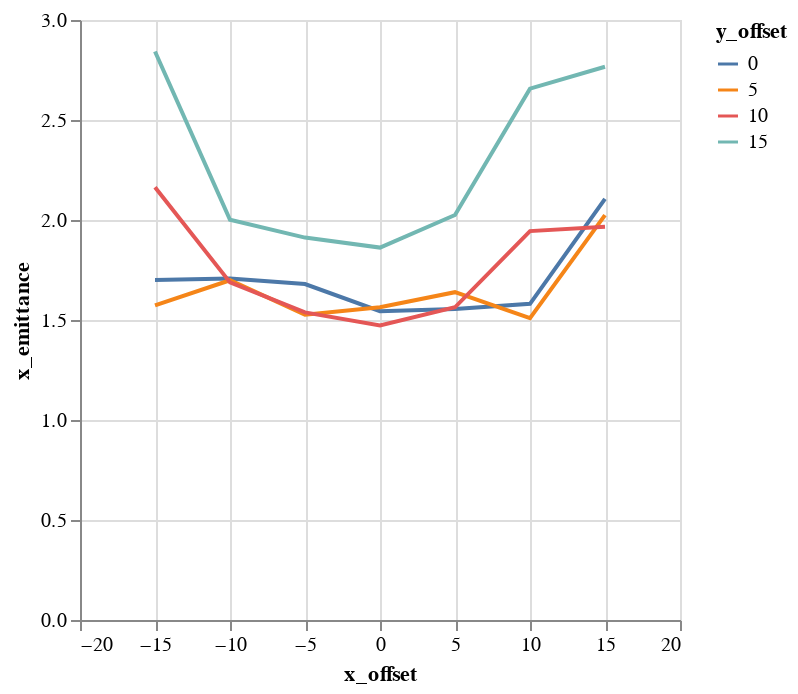

This figure's notebook cell:
### Markdown cell above
## Plots

### Code cell
alt.Chart(emit_df).mark_line().encode(
    color='y_offset:N',
    x='x_offset',
    y='x_emittance',
)

### Figure 1 — Vega-Lite specification as saved in the notebook (floating-point values rounded to 4 significant figures)
{"$schema": "https://vega.github.io/schema/vega-lite/v1.2.1.json", "data": {"values": [{"losses": 163, "relbeta": 0.002308, "sourceID": 16777222, "sourceName": "x_-15_y_0", "x_emittance": 1.701, "x_emittance_rel": 1.049, "x_norm_emittance": 0.003926, "x_offset": -15, "y_emittance": 1.558, "y_emittance_rel": 0.9911, "y_norm_emittance": 0.003597, "y_offset": 0}, {"losses": 156, "relbeta": 0.002308, "sourceID": 16777229, "sourceName": "x_-15_y_5", "x_emittance": 1.574, "x_emittance_rel": 0.9878, "x_norm_emittance": 0.003632, "x_offset": -15, "y_emittance": 1.566, "y_emittance_rel": 0.9826, "y_norm_emittance": 0.003615, "y_offset": 5}, {"losses": 155, "relbeta": 0.002308, "sourceID": 16777236, "sourceName": "x_-15_y_10", "x_emittance": 2.163, "x_emittance_rel": 1.338, "x_norm_emittance": 0.004993, "x_offset": -15, "y_emittance": 1.788, "y_emittance_rel": 1.12, "y_norm_emittance": 0.004127, "y_offset": 10}, {"losses": 144, "relbeta": 0.002308, "sourceID": 16777243, "sourceName": "x_-15_y_15", "x_emittance": 2.842, "x_emittance_rel": 1.701, "x_norm_emittance": 0.006561, "x_offset": -15, "y_emittance": 3.536, "y_emittance_rel": 2.128, "y_norm_emittance": 0.008163, "y_offset": 15}, {"losses": 2, "relbeta": 0.002308, "sourceID": 16777220, "sourceName": "x_-10_y_0", "x_emittance": 1.708, "x_emittance_rel": 1.073, "x_norm_emittance": 0.003943, "x_offset": -10, "y_emittance": 1.567, "y_emittance_rel": 1.01, "y_norm_emittance": 0.003618, "y_offset": 0}, {"losses": 2, "relbeta": 0.002308, "sourceID": 16777227, "sourceName": "x_-10_y_5", "x_emittance": 1.699, "x_emittance_rel": 1.053, "x_norm_emittance": 0.003921, "x_offset": -10, "y_emittance": 1.608, "y_emittance_rel": 1.017, "y_norm_emittance": 0.003711, "y_offset": 5}, {"losses": 3, "relbeta": 0.002308, "sourceID": 16777234, "sourceName": "x_-10_y_10", "x_emittance": 1.688, "x_emittance_rel": 1.135, "x_norm_emittance": 0.003896, "x_offset": -10, "y_emittance": 1.75, "y_emittance_rel": 1.051, "y_norm_emittance": 0.00404, "y_offset": 10}, {"losses": 1, "relbeta": 0.002308, "sourceID": 16777241, "sourceName": "x_-10_y_15", "x_emittance": 2.001, "x_emittance_rel": 1.38, "x_norm_emittance": 0.00462, "x_offset": -10, "y_emittance": 2.107, "y_emittance_rel": 1.289, "y_norm_emittance": 0.004863, "y_offset": 15}, {"losses": 0, "relbeta": 0.002308, "sourceID": 16777218, "sourceName": "x_-5_y_0", "x_emittance": 1.68, "x_emittance_rel": 1.002, "x_norm_emittance": 0.003878, "x_offset": -5, "y_emittance": 1.72, "y_emittance_rel": 1.001, "y_norm_emittance": 0.00397, "y_offset": 0}, {"losses": 0, "relbeta": 0.002308, "sourceID": 16777225, "sourceName": "x_-5_y_5", "x_emittance": 1.527, "x_emittance_rel": 1.002, "x_norm_emittance": 0.003524, "x_offset": -5, "y_emittance": 1.627, "y_emittance_rel": 1.001, "y_norm_emittance": 0.003757, "y_offset": 5}, {"losses": 0, "relbeta": 0.002308, "sourceID": 16777232, "sourceName": "x_-5_y_10", "x_emittance": 1.538, "x_emittance_rel": 1.017, "x_norm_emittance": 0.00355, "x_offset": -5, "y_emittance": 1.559, "y_emittance_rel": 1.009, "y_norm_emittance": 0.003599, "y_offset": 10}, {"losses": 0, "relbeta": 0.002308, "sourceID": 16777239, "sourceName": "x_-5_y_15", "x_emittance": 1.912, "x_emittance_rel": 1.13, "x_norm_emittance": 0.004414, "x_offset": -5, "y_emittance": 1.771, "y_emittance_rel": 1.177, "y_norm_emittance": 0.004088, "y_offset": 15}, {"losses": 0, "relbeta": 0.002308, "sourceID": 16777216, "sourceName": "x_0_y_0", "x_emittance": 1.544, "x_emittance_rel": 1.003, "x_norm_emittance": 0.003565, "x_offset": 0, "y_emittance": 1.538, "y_emittance_rel": 1.001, "y_norm_emittance": 0.003551, "y_offset": 0}, {"losses": 0, "relbeta": 0.002308, "sourceID": 16777223, "sourceName": "x_0_y_5", "x_emittance": 1.564, "x_emittance_rel": 1.015, "x_norm_emittance": 0.003609, "x_offset": 0, "y_emittance": 1.534, "y_emittance_rel": 0.9996, "y_norm_emittance": 0.003542, "y_offset": 5}, {"losses": 0, "relbeta": 0.002308, "sourceID": 16777230, "sourceName": "x_0_y_10", "x_emittance": 1.473, "x_emittance_rel": 1.05, "x_norm_emittance": 0.0034, "x_offset": 0, "y_emittance": 1.528, "y_emittance_rel": 1.035, "y_norm_emittance": 0.003526, "y_offset": 10}, {"losses": 0, "relbeta": 0.002308, "sourceID": 16777237, "sourceName": "x_0_y_15", "x_emittance": 1.862, "x_emittance_rel": 1.053, "x_norm_emittance": 0.004299, "x_offset": 0, "y_emittance": 1.724, "y_emittance_rel": 1.069, "y_norm_emittance": 0.00398, "y_offset": 15}, {"losses": 0, "relbeta": 0.002308, "sourceID": 16777217, "sourceName": "x_5_y_0", "x_emittance": 1.555, "x_emittance_rel": 1.003, "x_norm_emittance": 0.003589, "x_offset": 5, "y_emittance": 1.674, "y_emittance_rel": 1.0, "y_norm_emittance": 0.003865, "y_offset": 0}, {"losses": 0, "relbeta": 0.002308, "sourceID": 16777224, "sourceName": "x_5_y_5", "x_emittance": 1.639, "x_emittance_rel": 1.023, "x_norm_emittance": 0.003784, "x_offset": 5, "y_emittance": 1.51, "y_emittance_rel": 1.024, "y_norm_emittance": 0.003485, "y_offset": 5}, {"losses": 0, "relbeta": 0.002308, "sourceID": 16777231, "sourceName": "x_5_y_10", "x_emittance": 1.564, "x_emittance_rel": 1.069, "x_norm_emittance": 0.003609, "x_offset": 5, "y_emittance": 1.746, "y_emittance_rel": 1.095, "y_norm_emittance": 0.00403, "y_offset": 10}, {"losses": 0, "relbeta": 0.002308, "sourceID": 16777238, "sourceName": "x_5_y_15", "x_emittance": 2.025, "x_emittance_rel": 1.267, "x_norm_emittance": 0.004675, "x_offset": 5, "y_emittance": 2.122, "y_emittance_rel": 1.348, "y_norm_emittance": 0.004899, "y_offset": 15}, {"losses": 0, "relbeta": 0.002308, "sourceID": 16777219, "sourceName": "x_10_y_0", "x_emittance": 1.581, "x_emittance_rel": 1.041, "x_norm_emittance": 0.00365, "x_offset": 10, "y_emittance": 1.601, "y_emittance_rel": 1.001, "y_norm_emittance": 0.003696, "y_offset": 0}, {"losses": 0, "relbeta": 0.002308, "sourceID": 16777226, "sourceName": "x_10_y_5", "x_emittance": 1.509, "x_emittance_rel": 1.042, "x_norm_emittance": 0.003484, "x_offset": 10, "y_emittance": 1.569, "y_emittance_rel": 1.042, "y_norm_emittance": 0.003623, "y_offset": 5}, {"losses": 0, "relbeta": 0.002308, "sourceID": 16777233, "sourceName": "x_10_y_10", "x_emittance": 1.944, "x_emittance_rel": 1.116, "x_norm_emittance": 0.004488, "x_offset": 10, "y_emittance": 1.819, "y_emittance_rel": 1.128, "y_norm_emittance": 0.004198, "y_offset": 10}, {"losses": 0, "relbeta": 0.002308, "sourceID": 16777240, "sourceName": "x_10_y_15", "x_emittance": 2.657, "x_emittance_rel": 1.689, "x_norm_emittance": 0.006133, "x_offset": 10, "y_emittance": 2.748, "y_emittance_rel": 1.818, "y_norm_emittance": 0.006343, "y_offset": 15}, {"losses": 0, "relbeta": 0.002308, "sourceID": 16777221, "sourceName": "x_15_y_0", "x_emittance": 2.106, "x_emittance_rel": 1.405, "x_norm_emittance": 0.004861, "x_offset": 15, "y_emittance": 1.579, "y_emittance_rel": 1.001, "y_norm_emittance": 0.003645, "y_offset": 0}, {"losses": 1, "relbeta": 0.002308, "sourceID": 16777228, "sourceName": "x_15_y_5", "x_emittance": 2.025, "x_emittance_rel": 1.288, "x_norm_emittance": 0.004674, "x_offset": 15, "y_emittance": 1.5, "y_emittance_rel": 1.01, "y_norm_emittance": 0.003462, "y_offset": 5}, {"losses": 0, "relbeta": 0.002308, "sourceID": 16777235, "sourceName": "x_15_y_10", "x_emittance": 1.966, "x_emittance_rel": 1.212, "x_norm_emittance": 0.004539, "x_offset": 15, "y_emittance": 1.791, "y_emittance_rel": 1.108, "y_norm_emittance": 0.004134, "y_offset": 10}, {"losses": 0, "relbeta": 0.002308, "sourceID": 16777242, "sourceName": "x_15_y_15", "x_emittance": 2.766, "x_emittance_rel": 1.826, "x_norm_emittance": 0.006386, "x_offset": 15, "y_emittance": 3.384, "y_emittance_rel": 2.132, "y_norm_emittance": 0.007812, "y_offset": 15}]}, "encoding": {"color": {"field": "y_offset", "type": "nominal"}, "x": {"field": "x_offset", "type": "quantitative"}, "y": {"field": "x_emittance", "type": "quantitative"}}, "mark": "line"}
